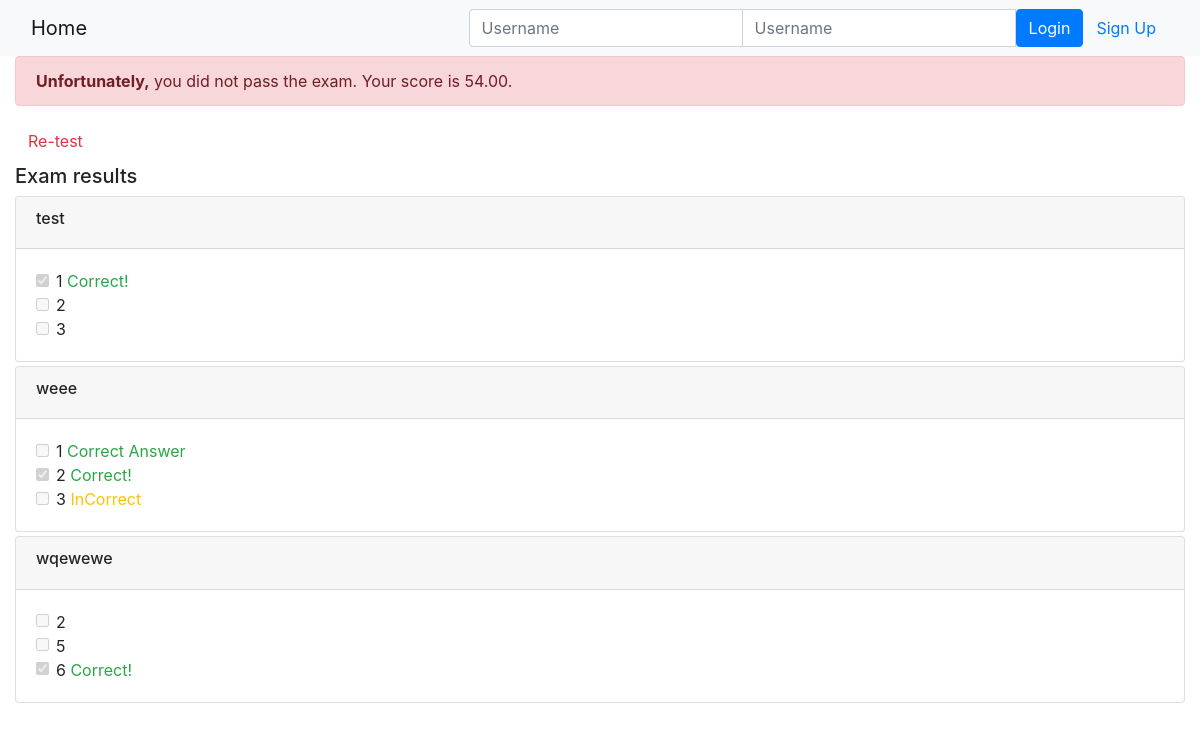
Page /onlinecourse/course/1/submission/1/result/ on the committed database.
### onlinecourse/models.py (models this page shows, shortened)
class Question(models.Model):
    course = models.ForeignKey(Course, on_delete=models.CASCADE)
    question_text = models.TextField()
    grade_point = models.DecimalField(max_digits=5, decimal_places=2)

class Choice(models.Model):
    question = models.ForeignKey(Question, on_delete=models.CASCADE)
    choice_text = models.TextField()
    is_correct = models.BooleanField(default=False)

### onlinecourse/views.py (the view)
# urls.py: path('course/<int:course_id>/submission/<int:submission_id>/result/', views.show_exam_result, name='show_exam_result'),
def show_exam_result(request, course_id, submission_id):
    course = get_object_or_404(Course, id=course_id)
    submission = get_object_or_404(Submission, id=submission_id)
    selected_ids = submission.choices.values_list('id', flat=True)
    total_score = 0
    for question in course.question_set.all():
        correct_choices = question.choice_set.filter(is_correct=True)
        selected_correct = submission.choices.filter(id__in=correct_choices).count()
        if selected_correct == correct_choices.count():
            total_score += question.grade_point
    context = {
        'course': course,
        'selected_ids': selected_ids,
        'grade': total_score,
    }
    return render(request, 'onlinecourse/exam_result_bootstrap.html', context)

### onlinecourse/templates/onlinecourse/exam_result_bootstrap.html (shortened to what this page needs)
<!DOCTYPE html>
<html lang="en">
<head>
    {% load static %}
    <link rel="stylesheet" href="https://maxcdn.bootstrapcdn.com/bootstrap/4.5.2/css/bootstrap.min.css">
</head>
<body>
 <nav class="navbar navbar-light bg-light">
    <div class="container-fluid">
        <div class="navbar-header">
              <a class="navbar-brand" href="{% url 'onlinecourse:index' %}">Home</a>
        </div>
        <ul class="nav navbar-nav navbar-right">
            {% if user.is_authenticated %}
            <li>
                <a class="btn btn-link" href="#">{{ user.first_name }}({{ user.username }})</a>
                <a class="btn btn-link" href="{% url 'onlinecourse:logout' %}">Logout</a>
            </li>
            {% else %}
            <li>
                <form class="form-inline" action="{% url 'onlinecourse:login' %}" method="post">
                    <div class="input-group">
                        <input type="text" class="form-control" placeholder="Username" name="username" >
                        <input type="password" class="form-control" placeholder="Username" name="psw" >
                        <button class="btn btn-primary" type="submit">Login</button>
                        <a class="btn btn-link" href="{% url 'onlinecourse:registration' %}">Sign Up</a>
                    </div>
                </form>
            </li>
            {% endif %}
        </ul>
    </div>
</nav>
<div class="container-fluid">
    {% if grade > 80 %}
    <div class="alert alert-success">
        <strong>Congratulations!</strong> You passed the exam with a score of {{ grade }}.
    </div>
    {% else %}
    <div class="alert alert-danger">
        <strong>Unfortunately,</strong> you did not pass the exam. Your score is {{ grade }}.
    </div>
    <a class="btn btn-link text-danger" href="{% url 'onlinecourse:course_details' course.id %}">Re-test</a>
    {% endif %}
    <div class="card-columns-vertical mt-1">
        <h5 class="">Exam results</h5>
        {% for question in course.question_set.all %}
        <div class="card mt-1">
            <div class="card-header">
                <h6>{{ question.question_text }}</h6>
            </div>
            <div class="card-body">
                {% for choice in question.choice_set.all %}
                <div class="form-check">
                    <label class="form-check-label">
                        <input type="checkbox" class="form-check-input" disabled
                            {% if choice.id in selected_ids and choice.is_correct %} checked {% endif %}>
                        {{ choice.choice_text }}
                    </label>
                    {% if choice.id in selected_ids %}
                        {% if choice.is_correct %}
                            <span class="text-success">Correct!</span>
                        {% else %}
                            <span class="text-warning">InCorrect</span>
                        {% endif %}
                    {% elif choice.is_correct %}
                        <span class="text-success">Correct Answer</span>
                    {% endif %}
                </div>
                {% endfor %}
            </div>
        </div>
        {% endfor %}
    </div>
</div>
</body>
</html>

### rows in the picture
Question: question_text "test"
Choice: is_correct "☑", choice_text "1", shows "Correct!"
Choice: choice_text "2"
Choice: choice_text "3"
Question: question_text "weee"
Choice: choice_text "1", is_correct "Correct Answer"
Choice: is_correct "☑", choice_text "2", shows "Correct!"
Choice: choice_text "3", shows "InCorrect"
Question: question_text "wqewewe"
Choice: choice_text "2"
Choice: choice_text "5"
Choice: is_correct "☑", choice_text "6", shows "Correct!"

### other values in the picture
{{ grade }} "54.00"
